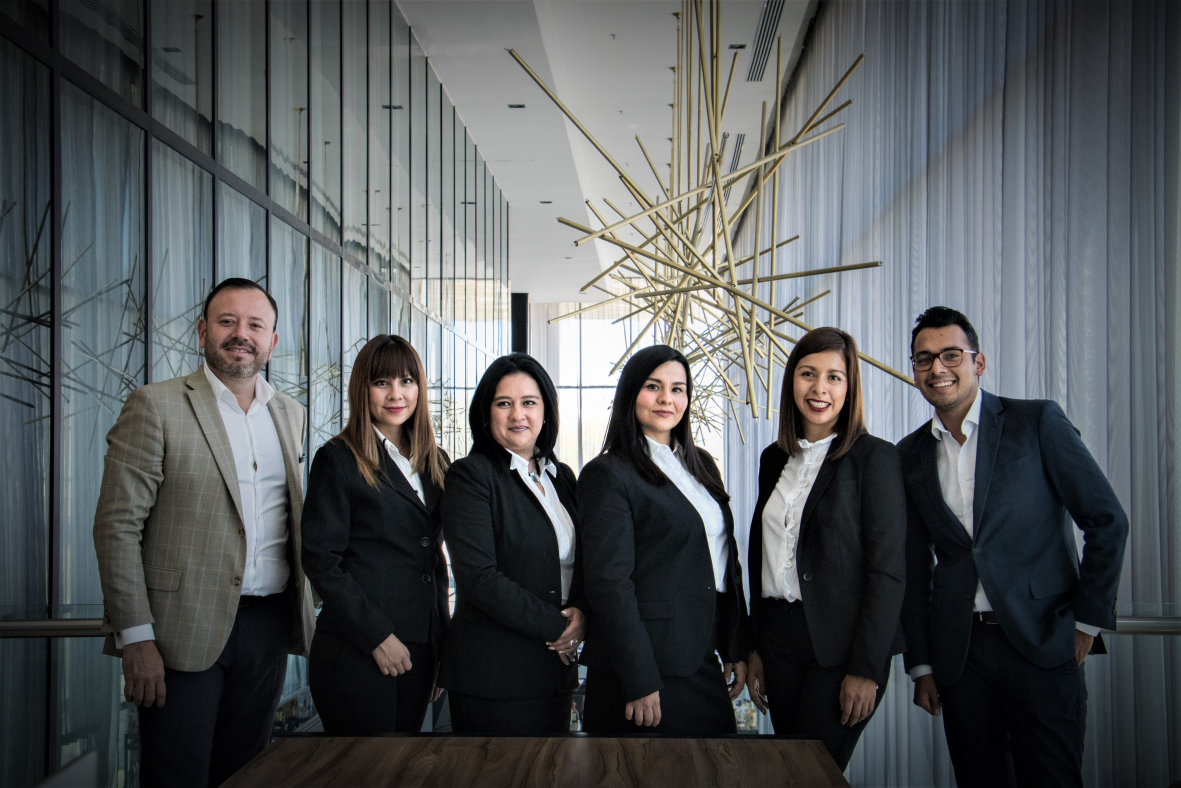
#> input picture images/image-group-1.jpg, 5905 x 3937 px (shown at 1/5 size)
$ python image-face-detection.py
#> lines starting #> are read from the running program, lines starting #| are printed output that depends on the picture; after the words box and inside, x2 and y2 are one past the last pixel; in counts of white or black regions, pixels touching at a corner belong together
import cv2
import csv

if __name__ == "__main__":
	# Loading the cascade XML file using CascadeClassifier method.
	face_cascades = cv2.CascadeClassifier("xml-files/haarcascade_frontalface_alt.xml")

	img = cv2.imread("images/image-group-1.jpg")
#> img is the input picture: shape (3937, 5905, 3); mean B, G, R 88.3, 86.5, 83.2
	img = cv2.resize(img, None, fx=0.1, fy=0.1, interpolation = cv2.INTER_CUBIC)
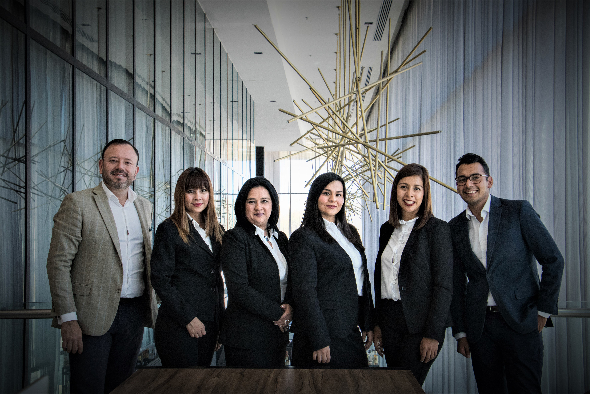
#> img: shape (394, 590, 3); mean B, G, R 88.3, 86.5, 83.2

	# For storing x, y pixels of the face in any given image
	faces = face_cascades.detectMultiScale(img, scaleFactor=1.05, minNeighbors=5)
#> faces = [[317, 181, 32, 32], [181, 178, 34, 34], [240, 187, 37, 37], [391, 173, 39, 39], [100, 145, 41, 41], [449, 163, 40, 40]]

	for x, y, w, h in faces:
		# To draw rectamgle, args: img, (starting point corner), (end point corner), (color), width)
		img = cv2.rectangle(img, (x, y), (x+w, y+h), (0, 255, 0), 2)
#> this loop made 6 passes
#> pass 1, `img = cv2.rectangle(img, (x, y), (x+w, y+h), (0, 255, 0), 2)`:
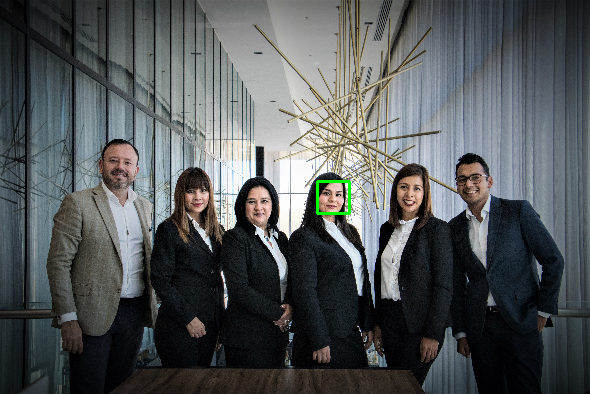
#> img: shape (394, 590, 3); 0.16% of pixels changed, all inside (x1, y1, x2, y2) = (316, 180, 351, 215)
#> pass 2, `img = cv2.rectangle(img, (x, y), (x+w, y+h), (0, 255, 0), 2)`:
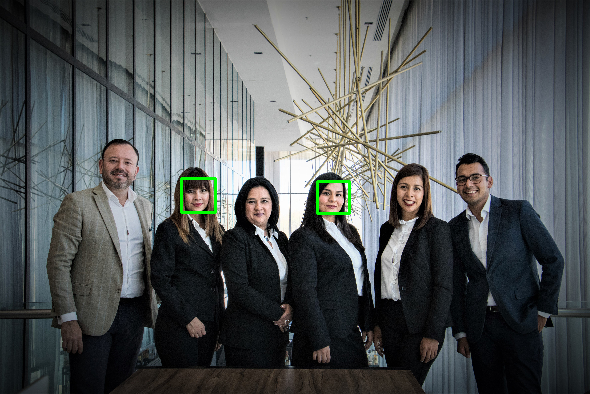
#> img: shape (394, 590, 3); 0.17% of pixels changed, all inside (x1, y1, x2, y2) = (180, 177, 217, 214)
#> pass 3, `img = cv2.rectangle(img, (x, y), (x+w, y+h), (0, 255, 0), 2)`:
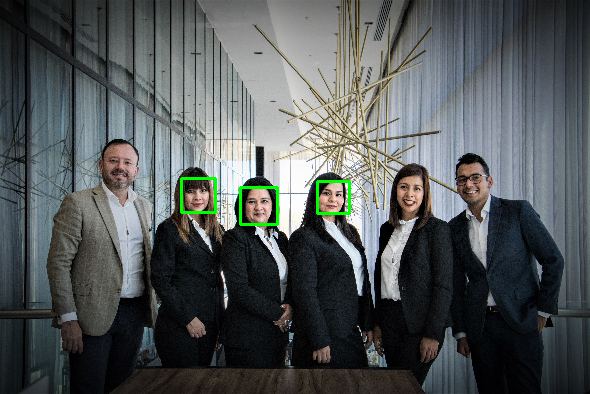
#> img: shape (394, 590, 3); 0.19% of pixels changed, all inside (x1, y1, x2, y2) = (239, 186, 279, 226)
#> after the loop:
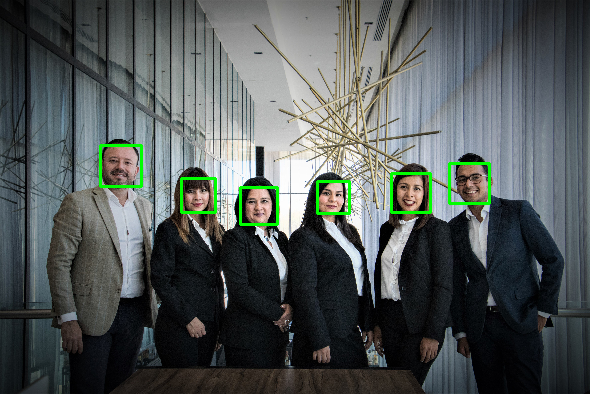
#> img: shape (394, 590, 3); 0.61% of pixels changed, all inside (x1, y1, x2, y2) = (99, 144, 491, 214)

	cv2.imshow("Output", img)
	cv2.waitKey(0)

$ run again, with images/image-group-2.jpg copied over images/image-group-1.jpg
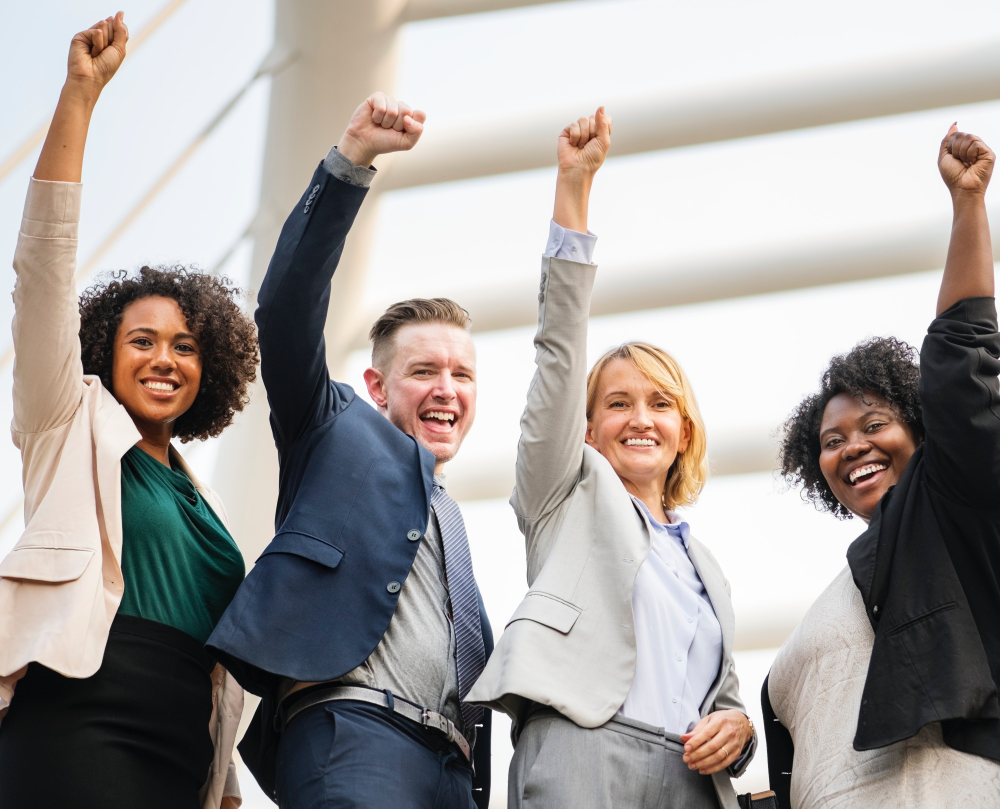
#> input picture images/image-group-2.jpg, 3000 x 2426 px (shown at 1/3 size)
#> img is the input picture: shape (2426, 3000, 3); mean B, G, R 158.6, 161.2, 166.2
#> faces = [[117, 99, 31, 31], [31, 89, 35, 35], [176, 108, 33, 33]]
#> the loop `for x, y, w, h in faces:` made 3 passes
#> pass 1, `img = cv2.rectangle(img, (x, y), (x+w, y+h), (0, 255, 0), 2)`:
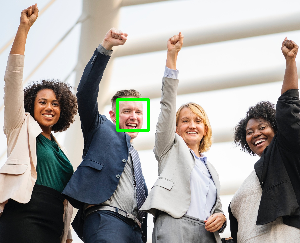
#> img: shape (243, 300, 3); mean B, G, R 157.5, 161.3, 164.9
#> pass 3, `img = cv2.rectangle(img, (x, y), (x+w, y+h), (0, 255, 0), 2)`:
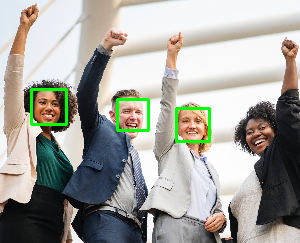
#> img: shape (243, 300, 3); mean B, G, R 156.3, 162.8, 163.3
